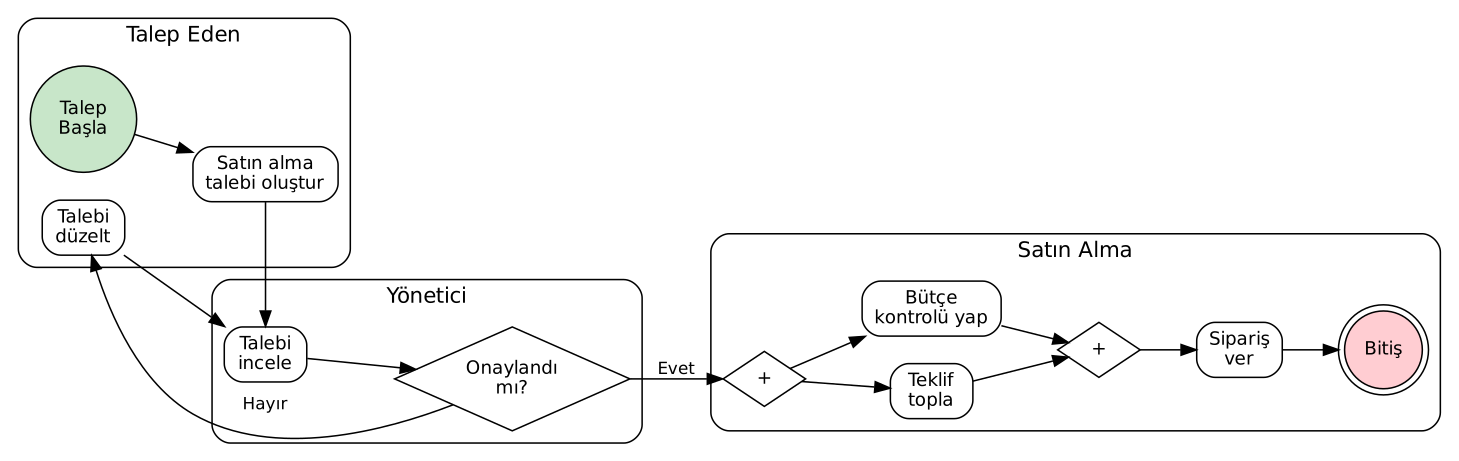
#> input picture workflow-image-to-ontology/assets/examples/satinalma-talep-akisi.png, 1459 x 461 px
$ python tile_image.py ../assets/examples/satinalma-talep-akisi.png --out out.png
#> lines starting #> are read from the running program, lines starting #| are printed output that depends on the picture
#!/usr/bin/env python3
"""Cut a large or dense diagram image into overlapping, upscaled tiles so small text,
arrowheads and gateway markers survive the vision model's downscaling.

Usage: tile_image.py <image> --out DIR [--cols 2] [--rows 2] [--overlap 0.15] [--scale 2.0]
Requires Pillow (pip install pillow). Writes DIR/tile_r{row}_c{col}.png and DIR/overview.png.
Vision models lose small markers (dashed message flows, event-gateway pentagons, '+' in diamonds)
when a big image is downscaled: always read tiles for dense diagrams, then the overview for topology.
"""
import argparse
import sys
from pathlib import Path

try:
    from PIL import Image
except ImportError:
    sys.exit("Pillow missing: pip install pillow")


def main():
    ap = argparse.ArgumentParser()
    ap.add_argument("image")
    ap.add_argument("--out", required=True)
    ap.add_argument("--cols", type=int, default=2)
    ap.add_argument("--rows", type=int, default=2)
    ap.add_argument("--overlap", type=float, default=0.15)
    ap.add_argument("--scale", type=float, default=2.0)
    ap.add_argument("--max-side", type=int, default=2000, help="cap tile longest side after scaling")
    a = ap.parse_args()
    im = Image.open(a.image).convert("RGB")
    W, H = im.size
#> W = 1459; H = 461
    out = Path(a.out)
    out.mkdir(parents=True, exist_ok=True)
    tw, th = W / a.cols, H / a.rows
#> tw = 729.5; th = 230.5
    ox, oy = tw * a.overlap, th * a.overlap
#> ox = 109.4; oy = 34.57
    for r in range(a.rows):
        for c in range(a.cols):
            box = (max(0, int(c * tw - ox)), max(0, int(r * th - oy)),
                   min(W, int((c + 1) * tw + ox)), min(H, int((r + 1) * th + oy)))
            t = im.crop(box)
            s = min(a.scale, a.max_side / max(t.size))
            t = t.resize((int(t.width * s), int(t.height * s)), Image.LANCZOS)
            p = out / f"tile_r{r + 1}_c{c + 1}.png"
            t.save(p)
            print(f"{p}  region(px)={box}  size={t.size}")
#> this loop made 2 passes
#> pass 1, in main, `t.save(p)`:
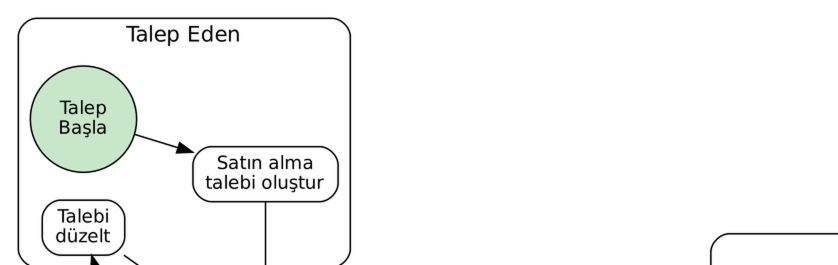
#> saved as tile_r1_c1.png: PIL image 1676x530 RGB (shown at 1/2 size); mean R, G, B 246.4, 247.5, 246.4
#> pass 1, in main, `t.save(p)`:
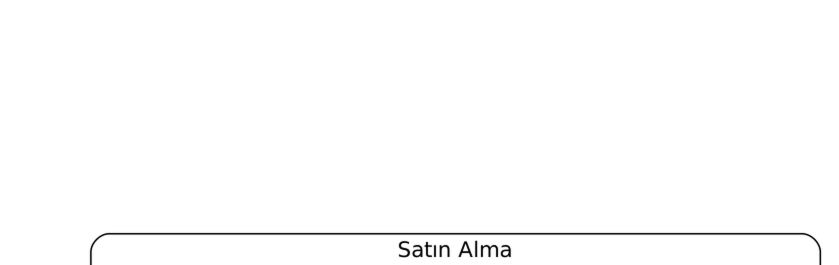
#> saved as tile_r1_c2.png: PIL image 1678x530 RGB (shown at 1/2 size); min 0, max 255, mean 253
#> pass 2, in main, `t.save(p)`:
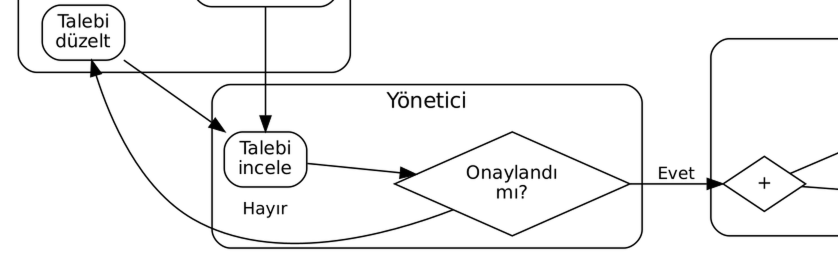
#> saved as tile_r2_c1.png: PIL image 1676x532 RGB (shown at 1/2 size); min 0, max 255, mean 244.1
#> pass 2, in main, `t.save(p)`:
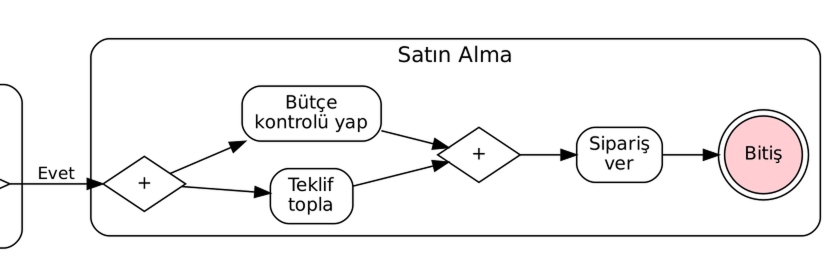
#> saved as tile_r2_c2.png: PIL image 1678x532 RGB (shown at 1/2 size); mean R, G, B 243.6, 242.6, 242.7
    ov = im.copy()
    ov.thumbnail((a.max_side, a.max_side))
    ov.save(out / "overview.png")
    print(f"{out / 'overview.png'}  size={ov.size}  (original {W}x{H})")
#| out.png/overview.png  size=(1459, 461)  (original 1459x461)


if __name__ == "__main__":
    main()
